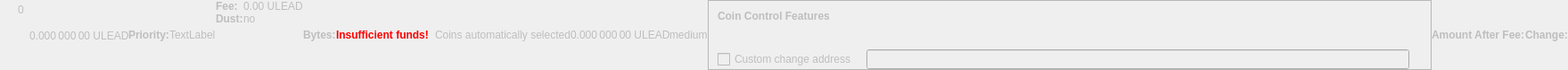
    <widget class="QWidget" name="dummyHideWidget" native="true">
     <property name="enabled">
      <bool>false</bool>
     </property>
     <property name="maximumSize">
      <size>
       <width>100</width>
       <height>16</height>
      </size>
     </property>
     <layout class="QHBoxLayout" name="dummyHideLayout">
      <property name="spacing">
       <number>0</number>
      </property>
      <property name="leftMargin">
       <number>0</number>
      </property>
      <property name="topMargin">
       <number>0</number>
      </property>
      <property name="rightMargin">
       <number>0</number>
      </property>
      <property name="bottomMargin">
       <number>0</number>
      </property>
      <item>
       <layout class="QFormLayout" name="formLayoutCoinControl1">
        <property name="horizontalSpacing">
         <number>10</number>
        </property>
        <property name="verticalSpacing">
         <number>14</number>
        </property>
        <property name="leftMargin">
         <number>10</number>
        </property>
        <property name="topMargin">
         <number>4</number>
        </property>
        <property name="rightMargin">
         <number>6</number>
        </property>
        <item row="0" column="1">
         <widget class="QLabel" name="labelCoinControlBytes">
          <property name="cursor">
           <cursorShape>IBeamCursor</cursorShape>
          </property>
          <property name="contextMenuPolicy">
           <enum>Qt::ActionsContextMenu</enum>
          </property>
          <property name="text">
           <string notr="true">0</string>
          </property>
          <property name="textInteractionFlags">
           <set>Qt::LinksAccessibleByMouse|Qt::TextSelectableByKeyboard|Qt::TextSelectableByMouse</set>
          </property>
         </widget>
        </item>
       </layout>
      </item>
      <item>
       <widget class="QLabel" name="labelCoinControlAfterFee">
        <property name="enabled">
         <bool>false</bool>
        </property>
        <property name="sizePolicy">
         <sizepolicy hsizetype="Fixed" vsizetype="Fixed">
          <horstretch>0</horstretch>
          <verstretch>0</verstretch>
         </sizepolicy>
        </property>
        <property name="minimumSize">
         <size>
          <width>111</width>
          <height>12</height>
         </size>
        </property>
        <property name="maximumSize">
         <size>
          <width>111</width>
          <height>12</height>
         </size>
        </property>
        <property name="cursor">
         <cursorShape>IBeamCursor</cursorShape>
        </property>
        <property name="contextMenuPolicy">
         <enum>Qt::ActionsContextMenu</enum>
        </property>
        <property name="text">
         <string notr="true">0.000 000 00 ULEAD</string>
        </property>
        <property name="textInteractionFlags">
         <set>Qt::LinksAccessibleByMouse|Qt::TextSelectableByKeyboard|Qt::TextSelectableByMouse</set>
        </property>
       </widget>
      </item>
      <item>
       <widget class="QLabel" name="labelCoinControlPriorityText">
        <property name="enabled">
         <bool>false</bool>
        </property>
        <property name="font">
         <font>
          <weight>75</weight>
          <bold>true</bold>
         </font>
        </property>
        <property name="text">
         <string>Priority:</string>
        </property>
       </widget>
      </item>
      <item>
       <layout class="QHBoxLayout" name="horizontalLayout">
        <item>
         <widget class="QLabel" name="WarningLabel">
          <property name="text">
           <string>TextLabel</string>
          </property>
         </widget>
        </item>
       </layout>
      </item>
      <item>
       <layout class="QFormLayout" name="formLayoutCoinControl3">
        <property name="horizontalSpacing">
         <number>0</number>
        </property>
        <property name="verticalSpacing">
         <number>0</number>
        </property>
        <property name="leftMargin">
         <number>0</number>
        </property>
        <property name="topMargin">
         <number>0</number>
        </property>
        <property name="rightMargin">
         <number>0</number>
        </property>
        <item row="0" column="0">
         <widget class="QLabel" name="labelCoinControlFeeText">
          <property name="enabled">
           <bool>false</bool>
          </property>
          <property name="font">
           <font>
            <weight>75</weight>
            <bold>true</bold>
           </font>
          </property>
          <property name="text">
           <string>Fee:</string>
          </property>
          <property name="margin">
           <number>0</number>
          </property>
         </widget>
        </item>
        <item row="0" column="1">
         <widget class="QLabel" name="labelCoinControlFee">
          <property name="enabled">
           <bool>false</bool>
          </property>
          <property name="cursor">
           <cursorShape>IBeamCursor</cursorShape>
          </property>
          <property name="contextMenuPolicy">
           <enum>Qt::ActionsContextMenu</enum>
          </property>
          <property name="text">
           <string notr="true">0.00 ULEAD</string>
          </property>
          <property name="textInteractionFlags">
           <set>Qt::LinksAccessibleByMouse|Qt::TextSelectableByKeyboard|Qt::TextSelectableByMouse</set>
          </property>
         </widget>
        </item>
        <item row="1" column="0">
         <widget class="QLabel" name="labelCoinControlLowOutputText">
          <property name="enabled">
           <bool>false</bool>
          </property>
          <property name="font">
           <font>
            <weight>75</weight>
            <bold>true</bold>
           </font>
          </property>
          <property name="text">
           <string>Dust:</string>
          </property>
         </widget>
        </item>
        <item row="1" column="1">
         <widget class="QLabel" name="labelCoinControlLowOutput">
          <property name="enabled">
           <bool>false</bool>
          </property>
          <property name="cursor">
           <cursorShape>IBeamCursor</cursorShape>
          </property>
          <property name="contextMenuPolicy">
           <enum>Qt::ActionsContextMenu</enum>
          </property>
          <property name="text">
           <string>no</string>
          </property>
          <property name="textInteractionFlags">
           <set>Qt::LinksAccessibleByMouse|Qt::TextSelectableByKeyboard|Qt::TextSelectableByMouse</set>
          </property>
         </widget>
        </item>
       </layout>
      </item>
      <item>
       <widget class="QLabel" name="labelCoinControlBytesText">
        <property name="enabled">
         <bool>false</bool>
        </property>
        <property name="font">
         <font>
          <weight>75</weight>
          <bold>true</bold>
         </font>
        </property>
        <property name="text">
         <string>Bytes:</string>
        </property>
       </widget>
      </item>
      <item>
       <layout class="QFormLayout" name="formLayoutCoinControl2">
        <property name="horizontalSpacing">
         <number>0</number>
        </property>
        <property name="verticalSpacing">
         <number>0</number>
        </property>
        <property name="leftMargin">
         <number>0</number>
        </property>
        <property name="topMargin">
         <number>0</number>
        </property>
        <property name="rightMargin">
         <number>0</number>
        </property>
       </layout>
      </item>
      <item>
       <layout class="QHBoxLayout" name="horizontalLayoutCoinControl2">
        <property name="spacing">
         <number>0</number>
        </property>
        <property name="bottomMargin">
         <number>0</number>
        </property>
       </layout>
      </item>
      <item>
       <widget class="QLabel" name="labelCoinControlInsuffFunds">
        <property name="enabled">
         <bool>false</bool>
        </property>
        <property name="minimumSize">
         <size>
          <width>0</width>
          <height>0</height>
         </size>
        </property>
        <property name="font">
         <font>
          <weight>75</weight>
          <bold>true</bold>
         </font>
        </property>
        <property name="styleSheet">
         <string notr="true">color:red;font-weight:bold;</string>
        </property>
        <property name="text">
         <string>Insufficient funds!</string>
        </property>
        <property name="margin">
         <number>5</number>
        </property>
       </widget>
      </item>
      <item>
       <layout class="QFormLayout" name="formLayoutCoinControl4">
        <property name="horizontalSpacing">
         <number>0</number>
        </property>
        <property name="verticalSpacing">
         <number>0</number>
        </property>
        <property name="leftMargin">
         <number>0</number>
        </property>
        <property name="topMargin">
         <number>0</number>
        </property>
        <property name="rightMargin">
         <number>0</number>
        </property>
       </layout>
      </item>
      <item>
       <widget class="QLabel" name="labelCoinControlChangeLabel">
        <property name="enabled">
         <bool>false</bool>
        </property>
        <property name="sizePolicy">
         <sizepolicy hsizetype="Preferred" vsizetype="Expanding">
          <horstretch>0</horstretch>
          <verstretch>0</verstretch>
         </sizepolicy>
        </property>
        <property name="minimumSize">
         <size>
          <width>0</width>
          <height>0</height>
         </size>
        </property>
        <property name="text">
         <string/>
        </property>
        <property name="margin">
         <number>3</number>
        </property>
       </widget>
      </item>
      <item>
       <widget class="QLabel" name="labelCoinControlAutomaticallySelected">
        <property name="enabled">
         <bool>false</bool>
        </property>
        <property name="sizePolicy">
         <sizepolicy hsizetype="Fixed" vsizetype="Fixed">
          <horstretch>0</horstretch>
          <verstretch>0</verstretch>
         </sizepolicy>
        </property>
        <property name="minimumSize">
         <size>
          <width>0</width>
          <height>0</height>
         </size>
        </property>
        <property name="maximumSize">
         <size>
          <width>240</width>
          <height>16777215</height>
         </size>
        </property>
        <property name="text">
         <string>Coins automatically selected</string>
        </property>
        <property name="margin">
         <number>5</number>
        </property>
       </widget>
      </item>
      <item>
       <widget class="QLabel" name="labelCoinControlChange">
        <property name="enabled">
         <bool>false</bool>
        </property>
        <property name="sizePolicy">
         <sizepolicy hsizetype="Fixed" vsizetype="Fixed">
          <horstretch>0</horstretch>
          <verstretch>0</verstretch>
         </sizepolicy>
        </property>
        <property name="minimumSize">
         <size>
          <width>111</width>
          <height>0</height>
         </size>
        </property>
        <property name="maximumSize">
         <size>
          <width>111</width>
          <height>16777215</height>
         </size>
        </property>
        <property name="cursor">
         <cursorShape>IBeamCursor</cursorShape>
        </property>
        <property name="contextMenuPolicy">
         <enum>Qt::ActionsContextMenu</enum>
        </property>
        <property name="text">
         <string notr="true">0.000 000 00 ULEAD</string>
        </property>
        <property name="textInteractionFlags">
         <set>Qt::LinksAccessibleByMouse|Qt::TextSelectableByKeyboard|Qt::TextSelectableByMouse</set>
        </property>
       </widget>
      </item>
      <item>
       <widget class="QLabel" name="labelCoinControlPriority">
        <property name="enabled">
         <bool>false</bool>
        </property>
        <property name="cursor">
         <cursorShape>IBeamCursor</cursorShape>
        </property>
        <property name="contextMenuPolicy">
         <enum>Qt::ActionsContextMenu</enum>
        </property>
        <property name="text">
         <string>medium</string>
        </property>
        <property name="textInteractionFlags">
         <set>Qt::LinksAccessibleByMouse|Qt::TextSelectableByKeyboard|Qt::TextSelectableByMouse</set>
        </property>
       </widget>
      </item>
      <item>
       <widget class="QFrame" name="frameCoinControl">
        <property name="sizePolicy">
         <sizepolicy hsizetype="Expanding" vsizetype="Expanding">
          <horstretch>0</horstretch>
          <verstretch>0</verstretch>
         </sizepolicy>
        </property>
        <property name="maximumSize">
         <size>
          <width>16777215</width>
          <height>16777215</height>
         </size>
        </property>
        <property name="frameShape">
         <enum>QFrame::StyledPanel</enum>
        </property>
        <property name="frameShadow">
         <enum>QFrame::Sunken</enum>
        </property>
        <layout class="QVBoxLayout" name="verticalLayoutCoinControl2_2">
         <property name="spacing">
          <number>0</number>
         </property>
         <property name="leftMargin">
          <number>0</number>
         </property>
         <property name="topMargin">
          <number>0</number>
         </property>
         <property name="rightMargin">
          <number>0</number>
         </property>
         <property name="bottomMargin">
          <number>0</number>
         </property>
         <item>
          <layout class="QVBoxLayout" name="verticalLayoutCoinControl" stretch="0,0,0,1">
           <property name="spacing">
            <number>0</number>
           </property>
           <property name="leftMargin">
            <number>10</number>
           </property>
           <property name="topMargin">
            <number>10</number>
           </property>
           <item>
            <layout class="QHBoxLayout" name="horizontalLayoutCoinControl1">
             <property name="bottomMargin">
              <number>15</number>
             </property>
             <item>
              <widget class="QLabel" name="labelCoinControlFeatures">
               <property name="enabled">
                <bool>false</bool>
               </property>
               <property name="sizePolicy">
                <sizepolicy hsizetype="Preferred" vsizetype="Maximum">
                 <horstretch>0</horstretch>
                 <verstretch>0</verstretch>
                </sizepolicy>
               </property>
               <property name="font">
                <font>
                 <weight>75</weight>
                 <bold>true</bold>
                </font>
               </property>
               <property name="styleSheet">
                <string notr="true">font-weight:bold;</string>
               </property>
               <property name="text">
                <string>Coin Control Features</string>
               </property>
              </widget>
             </item>
            </layout>
           </item>
           <item>
            <widget class="QWidget" name="widgetCoinControl" native="true">
             <property name="sizePolicy">
              <sizepolicy hsizetype="Preferred" vsizetype="Preferred">
               <horstretch>0</horstretch>
               <verstretch>0</verstretch>
              </sizepolicy>
             </property>
             <property name="minimumSize">
              <size>
               <width>0</width>
               <height>0</height>
              </size>
             </property>
             <property name="styleSheet">
              <string notr="true"/>
             </property>
             <layout class="QHBoxLayout" name="horizontalLayoutCoinControl5_2">
              <property name="leftMargin">
               <number>0</number>
              </property>
              <property name="topMargin">
               <number>0</number>
              </property>
              <property name="rightMargin">
               <number>0</number>
              </property>
              <property name="bottomMargin">
               <number>0</number>
              </property>
              <item>
               <layout class="QHBoxLayout" name="horizontalLayoutCoinControl3">
                <property name="spacing">
                 <number>20</number>
                </property>
                <property name="topMargin">
                 <number>0</number>
                </property>
                <property name="bottomMargin">
                 <number>10</number>
                </property>
               </layout>
              </item>
             </layout>
            </widget>
           </item>
           <item>
            <layout class="QHBoxLayout" name="horizontalLayoutCoinControl4" stretch="0,0,0">
             <property name="spacing">
              <number>12</number>
             </property>
             <property name="sizeConstraint">
              <enum>QLayout::SetDefaultConstraint</enum>
             </property>
             <property name="topMargin">
              <number>5</number>
             </property>
             <property name="rightMargin">
              <number>5</number>
             </property>
             <item>
              <widget class="QCheckBox" name="checkBoxCoinControlChange">
               <property name="enabled">
                <bool>false</bool>
               </property>
               <property name="toolTip">
                <string>If this is activated, but the change address is empty or invalid, change will be sent to a newly generated address.</string>
               </property>
               <property name="text">
                <string>Custom change address</string>
               </property>
              </widget>
             </item>
             <item>
              <widget class="QValidatedLineEdit" name="lineEditCoinControlChange">
               <property name="enabled">
                <bool>false</bool>
               </property>
               <property name="sizePolicy">
                <sizepolicy hsizetype="Expanding" vsizetype="Fixed">
                 <horstretch>0</horstretch>
                 <verstretch>0</verstretch>
                </sizepolicy>
               </property>
              </widget>
             </item>
             <item>
              <widget class="QLabel" name="labelCoinControlChangeLabel_2">
               <property name="sizePolicy">
                <sizepolicy hsizetype="Preferred" vsizetype="Expanding">
                 <horstretch>0</horstretch>
                 <verstretch>0</verstretch>
                </sizepolicy>
               </property>
               <property name="minimumSize">
                <size>
                 <width>0</width>
                 <height>0</height>
                </size>
               </property>
               <property name="text">
                <string/>
               </property>
               <property name="margin">
                <number>3</number>
               </property>
              </widget>
             </item>
            </layout>
           </item>
           <item>
            <spacer name="verticalSpacerCoinControl">
             <property name="orientation">
              <enum>Qt::Vertical</enum>
             </property>
             <property name="sizeHint" stdset="0">
              <size>
               <width>800</width>
               <height>1</height>
              </size>
             </property>
            </spacer>
           </item>
          </layout>
         </item>
        </layout>
       </widget>
      </item>
      <item>
       <widget class="QLabel" name="labelCoinControlAfterFeeText">
        <property name="enabled">
         <bool>false</bool>
        </property>
        <property name="minimumSize">
         <size>
          <width>0</width>
          <height>0</height>
         </size>
        </property>
        <property name="maximumSize">
         <size>
          <width>16777215</width>
          <height>16777215</height>
         </size>
        </property>
        <property name="font">
         <font>
          <weight>75</weight>
          <bold>true</bold>
         </font>
        </property>
        <property name="text">
         <string>Amount After Fee:</string>
        </property>
        <property name="alignment">
         <set>Qt::AlignLeading|Qt::AlignLeft|Qt::AlignVCenter</set>
        </property>
        <property name="margin">
         <number>0</number>
        </property>
       </widget>
      </item>
      <item>
       <widget class="QLabel" name="labelCoinControlChangeText">
        <property name="enabled">
         <bool>false</bool>
        </property>
        <property name="sizePolicy">
         <sizepolicy hsizetype="Preferred" vsizetype="Preferred">
          <horstretch>0</horstretch>
          <verstretch>0</verstretch>
         </sizepolicy>
        </property>
        <property name="minimumSize">
         <size>
          <width>0</width>
          <height>0</height>
         </size>
        </property>
        <property name="maximumSize">
         <size>
          <width>16777215</width>
          <height>16777215</height>
         </size>
        </property>
        <property name="font">
         <font>
          <weight>75</weight>
          <bold>true</bold>
         </font>
        </property>
        <property name="text">
         <string>Change:</string>
        </property>
        <property name="alignment">
         <set>Qt::AlignLeading|Qt::AlignLeft|Qt::AlignVCenter</set>
        </property>
       </widget>
      </item>
     </layout>
    </widget>
